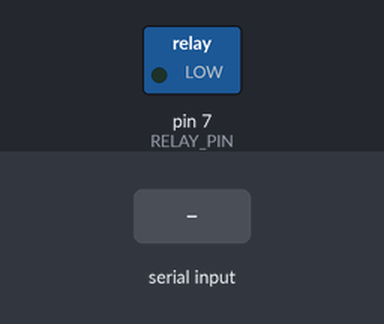
Bench run of a sketch on a simulated Arduino Uno, built with avr-gcc and run on an emulated ATmega328P. Shown: switched loads named in the sketch (green lamp = pin HIGH). The inputs (shaded band) are chosen by the test bench. What the sketch prints to the serial monitor is not drawn.

Above: at 1.2 s.
1.3 s: "F" received over Serial
2.9 s: "R" received over Serial
Timing chart, 0 to 5.9 s (numbered marks = the images above; inputs shaded):
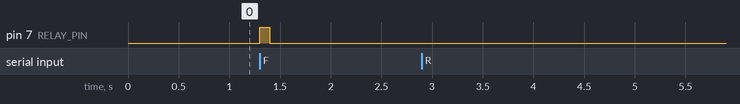

The sketch:

prism_mcu_control.ino
```cpp
// PRISM MCU CONTROL BOOTLOADER
// Hardware: Arduino Uno/Nano, Relay Module, ADC Bridge
// Purpose: Trigger FJH and Measure Resistance

const int RELAY_PIN = 7;      // Pin connected to the FJH Relay
const int SENSOR_PIN = A0;    // Pin to read resistance across the chip
const int PULSE_MS = 100;     // Pulse duration in milliseconds

void setup() {
  pinMode(RELAY_PIN, OUTPUT);
  digitalWrite(RELAY_PIN, LOW); // Safe state
  Serial.begin(115200);
}

void loop() {
  if (Serial.available()) {
    char cmd = Serial.read();

    if (cmd == 'F') { // TRIGGER FLASH
      digitalWrite(RELAY_PIN, HIGH);
      delay(PULSE_MS);
      digitalWrite(RELAY_PIN, LOW);
      Serial.println("FLASH_COMPLETE");
    }

    if (cmd == 'R') { // READ RESISTANCE
      int val = analogRead(SENSOR_PIN);
      float resistance = mapFloat(val, 0, 1023, 0.0, 1000.0); // Simple bridge map
      Serial.print("INITIAL_RESISTANCE: ");
      Serial.println(resistance);
    }
  }
}

float mapFloat(float x, float in_min, float in_max, float out_min, float out_max) {
  return (x - in_min) * (out_max - out_min) / (in_max - in_min) + out_min;
}
```

Measured:
- after the input at 1.3 s, pin 7 (RELAY_PIN): LOW → HIGH at once, → LOW 0.10 s later
- after the input at 2.9 s, every drawn part: stays the same
